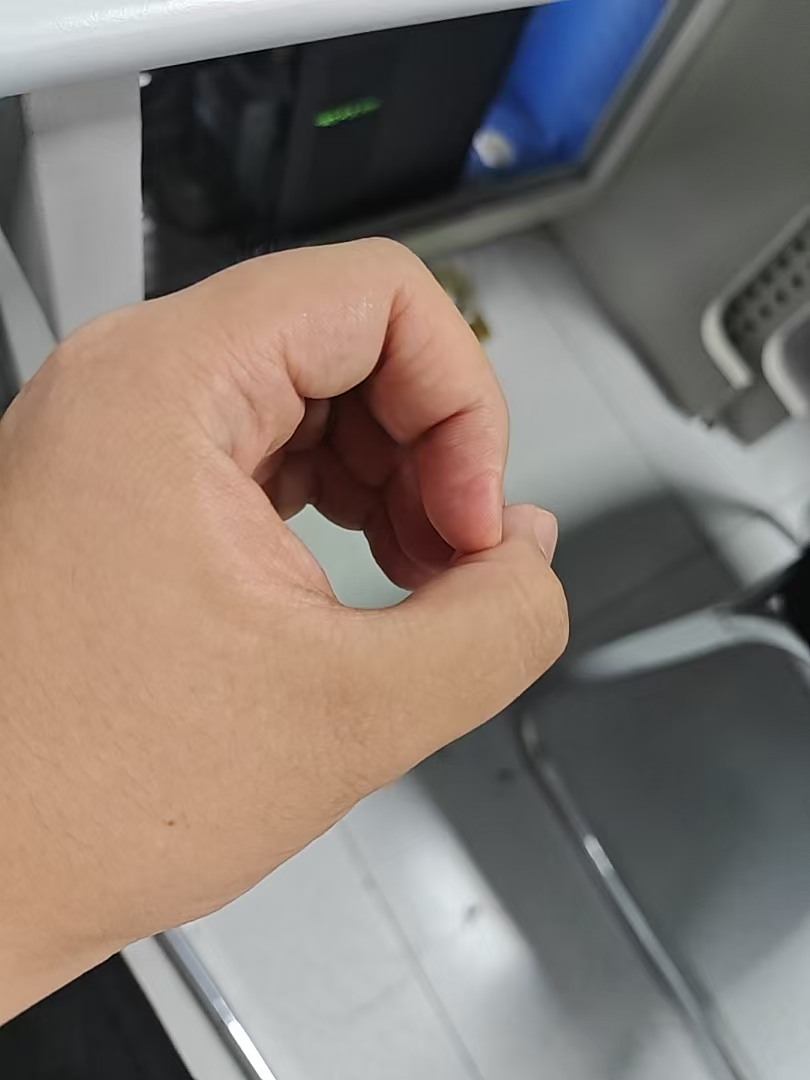
#> input picture nndl_project-master/uploads/0.jpg, 810 x 1080 px
$ python preprocess.py uploads/0.jpg
#> lines starting #> are read from the running program, lines starting #| are printed output that depends on the picture; after the words box and inside, x2 and y2 are one past the last pixel; in counts of white or black regions, pixels touching at a corner belong together
# -*- coding: utf-8 -*- #
"""
实拍照片预处理 — 中心裁剪手部区域，替换为统一背景
让输入图片风格更接近训练数据集
"""
import cv2
import numpy as np
from PIL import Image


def extract_hand(image, target_size=(64, 64)):
    """从实拍照片中提取手部，放置在统一背景上

    策略：
    1. 先尝试肤色检测找出最大手部区域
    2. 若失败则用中心裁剪（默认手在照片中心）
    3. 提取到手部后缩放到合适大小，居中放在统一背景上
    """
#> called with target_size = (64, 64)
    if isinstance(image, Image.Image):
        img = cv2.cvtColor(np.array(image), cv2.COLOR_RGB2BGR)
    else:
        img = image

    h, w = img.shape[:2]
#> h = 1080; w = 810
    hsv = cv2.cvtColor(img, cv2.COLOR_BGR2HSV)
#> hsv: shape (1080, 810, 3); mean H, S, V 56, 46.8, 136.7

    # 肤色检测（放宽HSV范围覆盖不同光照）
    lower_skin = np.array([0, 15, 50], dtype=np.uint8)
    upper_skin = np.array([30, 180, 255], dtype=np.uint8)
    mask = cv2.inRange(hsv, lower_skin, upper_skin)
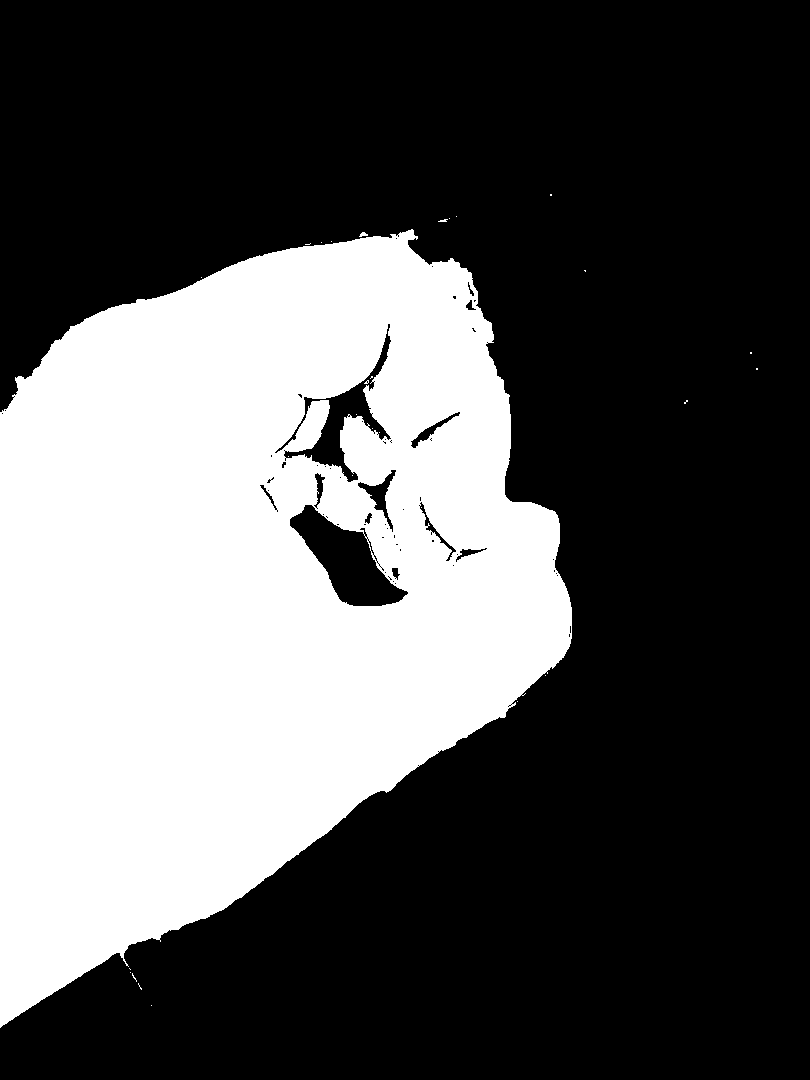
#> mask: shape (1080, 810); 34.1% white; 29 white regions (27 under 20 px), largest, box (x1, y1, x2, y2) and area: (0, 229, 572, 1028) 298124, (359, 232, 368, 237) 27

    # 形态学去噪
    kernel = cv2.getStructuringElement(cv2.MORPH_ELLIPSE, (7, 7))
    mask = cv2.morphologyEx(mask, cv2.MORPH_OPEN, kernel, iterations=2)
#> mask: shape (1080, 810); 33.9% white; 3 white regions, box (x1, y1, x2, y2) and area: (0, 236, 572, 1027) 292907, (318, 466, 375, 531) 2284, (289, 400, 329, 452) 1101
    mask = cv2.morphologyEx(mask, cv2.MORPH_CLOSE, kernel, iterations=2)
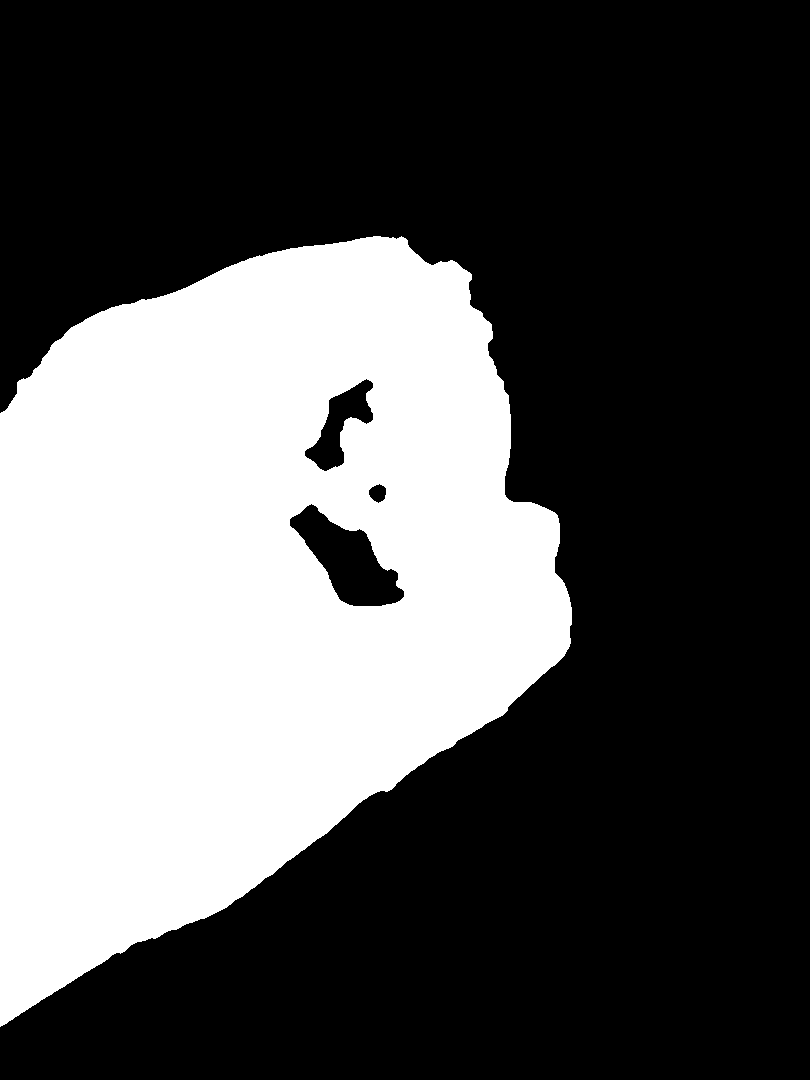
#> mask: shape (1080, 810); 34.2% white; 1 white region

    # 找最大轮廓（手部）
    contours, _ = cv2.findContours(mask, cv2.RETR_EXTERNAL, cv2.CHAIN_APPROX_SIMPLE)
#> contours = 1 contour; box (x1, y1, x2, y2) and area: (0, 236, 572, 1027) 306836

    if contours and cv2.contourArea(max(contours, key=cv2.contourArea)) > 8000:
        # 肤色检测成功 → 取手部边界框 + padding
        c = max(contours, key=cv2.contourArea)
#> c = contour of 765 points, box (x1, y1, x2, y2) (0, 236, 572, 1027), area 306836
        x, y, bw, bh = cv2.boundingRect(c)
#> x = 0; y = 236; bw = 572; bh = 791
        pad = 30
        x = max(0, x - pad)
        y = max(0, y - pad)
#> y = 206
        bw = min(w - x, bw + 2*pad)
#> bw = 632
        bh = min(h - y, bh + 2*pad)
#> bh = 851
        crop = img[y:y+bh, x:x+bw]
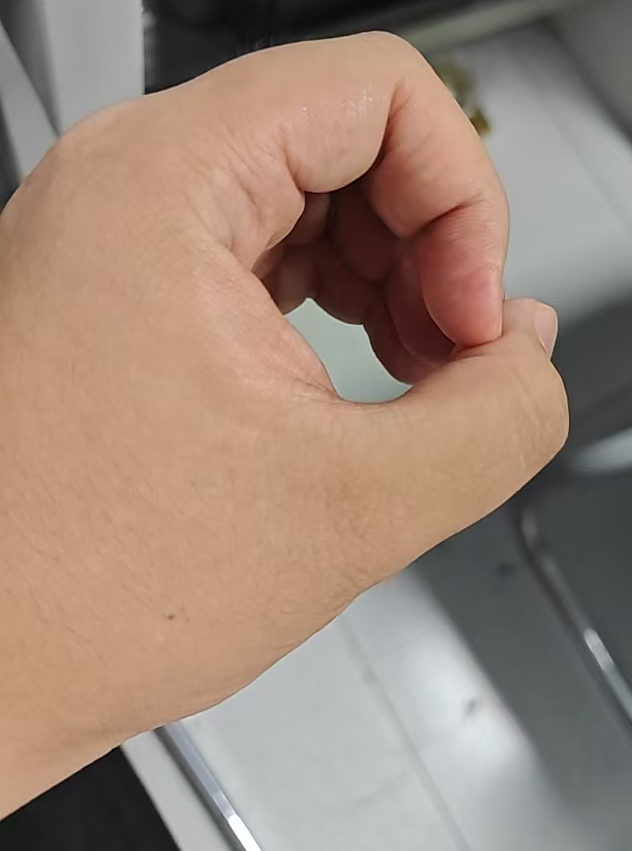
#> crop: shape (851, 632, 3); mean B, G, R 120.9, 134.7, 156
    else:
        # 回退：中心裁剪（取中间40%区域）
        cx, cy = w // 2, h // 2
        s = min(w, h) // 3
        crop = img[cy-s:cy+s, cx-s:cx+s]

    # 缩放到合适大小，居中放在深色背景上
    bg = np.full((target_size[0], target_size[1], 3), (35, 50, 75), dtype=np.uint8)
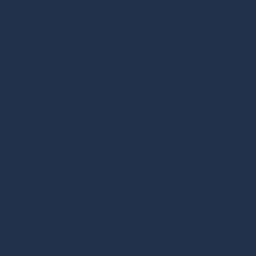
#> bg: shape (64, 64, 3) (shown 4 times larger); mean of channels 0, 1, 2 35, 50, 75; drawn as R, G, B
    ch, cw = crop.shape[:2]
#> ch = 851; cw = 632
    scale = min(target_size[0]*0.65/cw, target_size[1]*0.65/ch)
#> scale = 0.0489
    nw, nh = int(cw*scale), int(ch*scale)
#> nw = 30; nh = 41
    resized = cv2.resize(crop, (nw, nh))
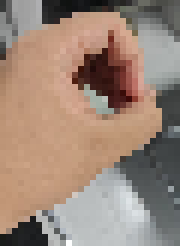
#> resized: shape (41, 30, 3) (shown 6 times larger); mean B, G, R 120.7, 134.5, 155.8
    xo, yo = (target_size[1]-nw)//2, (target_size[0]-nh)//2
#> xo = 17; yo = 11
    bg[yo:yo+nh, xo:xo+nw] = resized
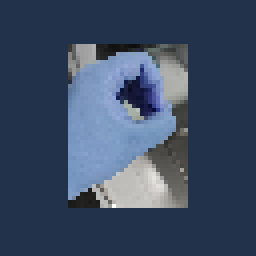
#> bg: shape (64, 64, 3) (shown 4 times larger); mean of channels 0, 1, 2 60.7, 75.4, 99.3; drawn as R, G, B

    return Image.fromarray(cv2.cvtColor(bg, cv2.COLOR_BGR2RGB))
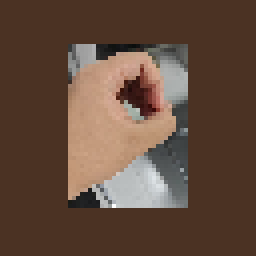
#> returned value: PIL image 64x64 RGB (shown 4 times larger); mean R, G, B 99.3, 75.4, 60.7


if __name__ == "__main__":
    import sys
    if len(sys.argv) > 1:
        result = extract_hand(Image.open(sys.argv[1]))
        result.save("hand_extracted.png")
        print(f"预处理完成，已保存 hand_extracted.png")

$ run again, on nndl_project-master/uploads/2.jpg
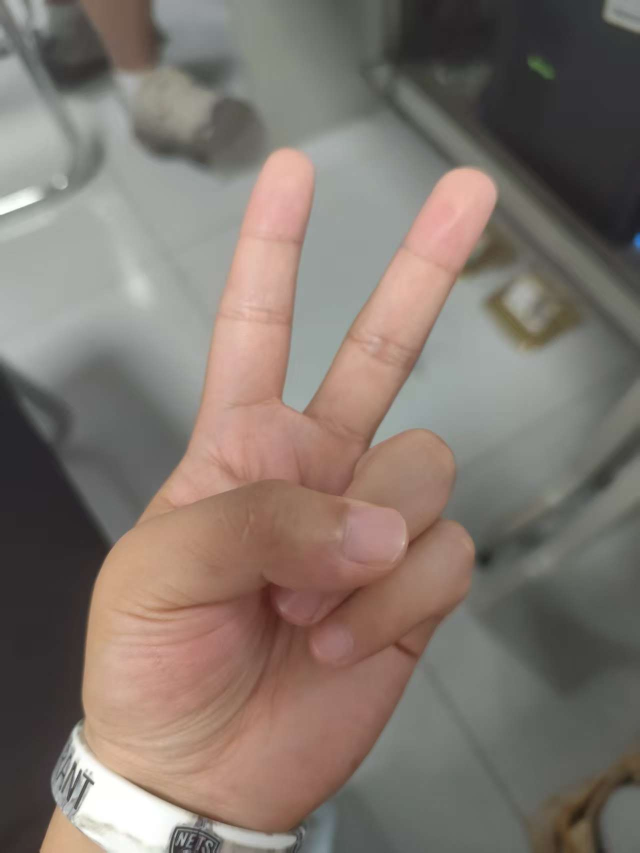
#> input picture nndl_project-master/uploads/2.jpg, 1279 x 1706 px (shown at 1/2 size)
#> hsv: shape (1706, 1279, 3); mean H, S, V 44.4, 37.8, 131
#> in extract_hand, `mask = cv2.morphologyEx(mask, cv2.MORPH_CLOSE, kernel, iterations=2)`:
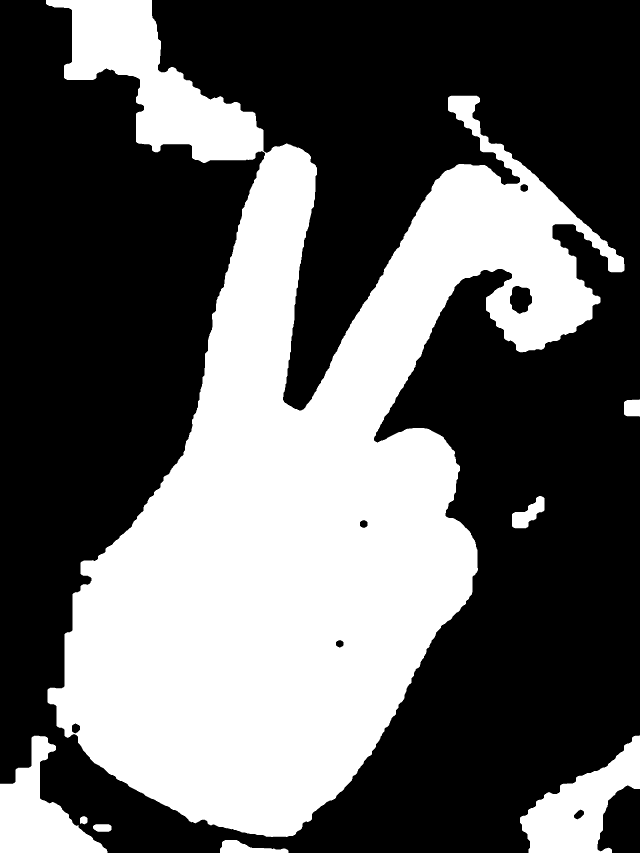
#> mask: shape (1706, 1279) (shown at 1/2 size); 38.6% white; 8 white regions
#> contours = 8 contours; box (x1, y1, x2, y2) and area: (92, 0, 1249, 1674) 784914, (1040, 1471, 1279, 1706) 26043, (0, 1471, 215, 1706) 22704, (1024, 992, 1089, 1057) 1995, (440, 1680, 577, 1706) 1828, (1248, 799, 1279, 833) 934, (186, 1648, 223, 1664) 454, (160, 1632, 175, 1649) 176
#> c = contour of 3330 points, box (x1, y1, x2, y2) (92, 0, 1249, 1674), area 784914
#> in extract_hand, `x, y, bw, bh = cv2.boundingRect(c)`: x = 92; y = 0; bw = 1157; bh = 1674
#> in extract_hand, `x = max(0, x - pad)`: x = 62
#> in extract_hand, `bw = min(w - x, bw + 2*pad)`: bw = 1217
#> in extract_hand, `bh = min(h - y, bh + 2*pad)`: bh = 1706
#> scale = 0.0244
#> nw = 29; nh = 41
#> xo = 17; yo = 11
#> in extract_hand, `return Image.fromarray(cv2.cvtColor(bg, cv2.COLOR_BGR2RGB))`:
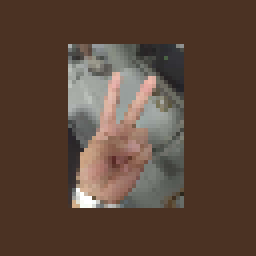
#> returned value: PIL image 64x64 RGB (shown 4 times larger); mean R, G, B 91.1, 70.1, 57

$ run again, on nndl_project-master/uploads/3.jpg
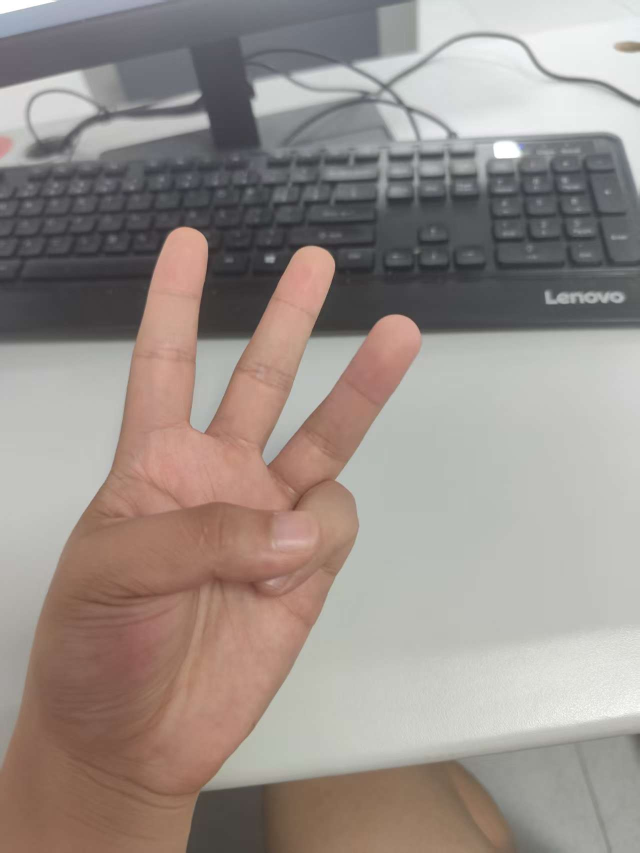
#> input picture nndl_project-master/uploads/3.jpg, 1279 x 1706 px (shown at 1/2 size)
#> hsv: shape (1706, 1279, 3); mean H, S, V 52.6, 34.1, 156.6
#> in extract_hand, `mask = cv2.morphologyEx(mask, cv2.MORPH_OPEN, kernel, iterations=2)`:
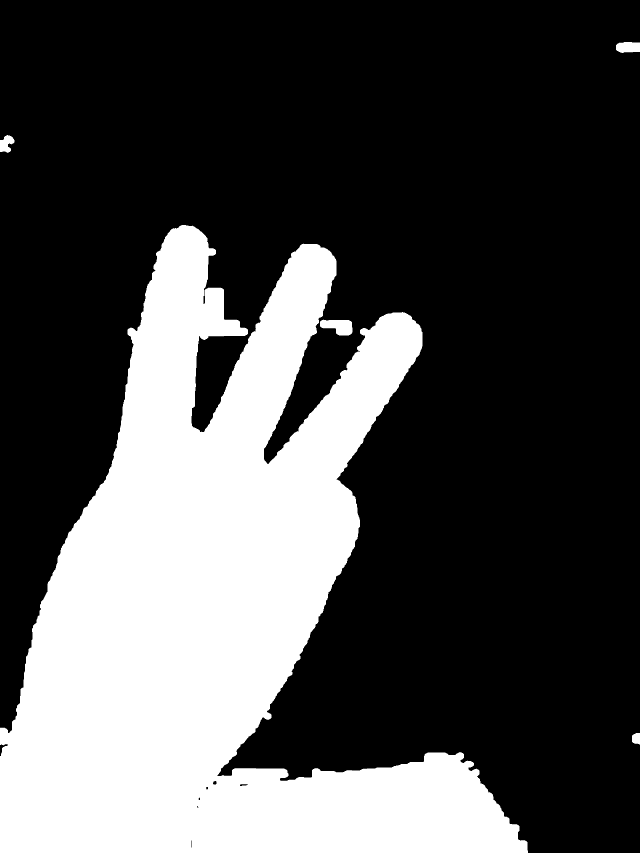
#> mask: shape (1706, 1279) (shown at 1/2 size); 30.2% white; 5 white regions, box (x1, y1, x2, y2) and area: (0, 450, 1056, 1706) 655573, (640, 639, 705, 671) 1471, (1232, 84, 1279, 106) 896, (0, 270, 29, 306) 681, (1264, 1466, 1279, 1489) 294
#> contours = 4 contours; box (x1, y1, x2, y2) and area: (0, 450, 1056, 1706) 667738, (1232, 84, 1279, 106) 836, (0, 270, 29, 306) 675, (1264, 1466, 1279, 1489) 262
#> c = contour of 1775 points, box (x1, y1, x2, y2) (0, 450, 1056, 1706), area 667738
#> in extract_hand, `x, y, bw, bh = cv2.boundingRect(c)`: x = 0; y = 450; bw = 1056; bh = 1256
#> in extract_hand, `y = max(0, y - pad)`: y = 420
#> in extract_hand, `bw = min(w - x, bw + 2*pad)`: bw = 1116
#> in extract_hand, `bh = min(h - y, bh + 2*pad)`: bh = 1286
#> scale = 0.0323
#> nw = 36; nh = 41
#> xo = 14; yo = 11
#> in extract_hand, `return Image.fromarray(cv2.cvtColor(bg, cv2.COLOR_BGR2RGB))`:
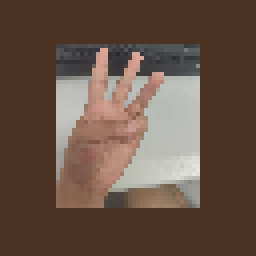
#> returned value: PIL image 64x64 RGB (shown 4 times larger); mean R, G, B 103.5, 81.8, 68.9

$ run again, on nndl_project-master/uploads/4.jpg
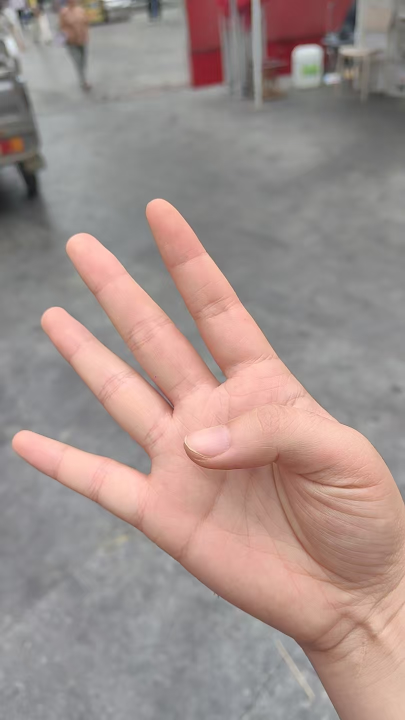
#> input picture nndl_project-master/uploads/4.jpg, 810 x 1440 px (shown at 1/2 size)
#> hsv: shape (1440, 810, 3); mean H, S, V 49.2, 33.2, 162
#> contours = 13 contours; largest, box (x1, y1, x2, y2) and area: (21, 395, 810, 1440) 370504, (111, 0, 219, 96) 6862, (666, 98, 764, 192) 5730, (0, 246, 78, 347) 3939, (725, 10, 807, 68) 3136
#> c = contour of 1680 points, box (x1, y1, x2, y2) (21, 395, 810, 1440), area 370504
#> in extract_hand, `x, y, bw, bh = cv2.boundingRect(c)`: x = 21; y = 395; bw = 789; bh = 1045
#> in extract_hand, `x = max(0, x - pad)`: x = 0
#> in extract_hand, `y = max(0, y - pad)`: y = 365
#> in extract_hand, `bw = min(w - x, bw + 2*pad)`: bw = 810
#> in extract_hand, `bh = min(h - y, bh + 2*pad)`: bh = 1075
#> scale = 0.0387
#> nw = 31; nh = 41
#> xo = 16; yo = 11
#> in extract_hand, `return Image.fromarray(cv2.cvtColor(bg, cv2.COLOR_BGR2RGB))`:
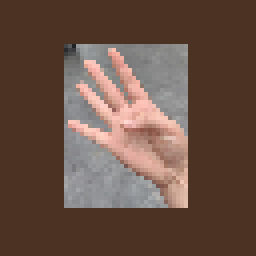
#> returned value: PIL image 64x64 RGB (shown 4 times larger); mean R, G, B 104.2, 80.7, 68.7
